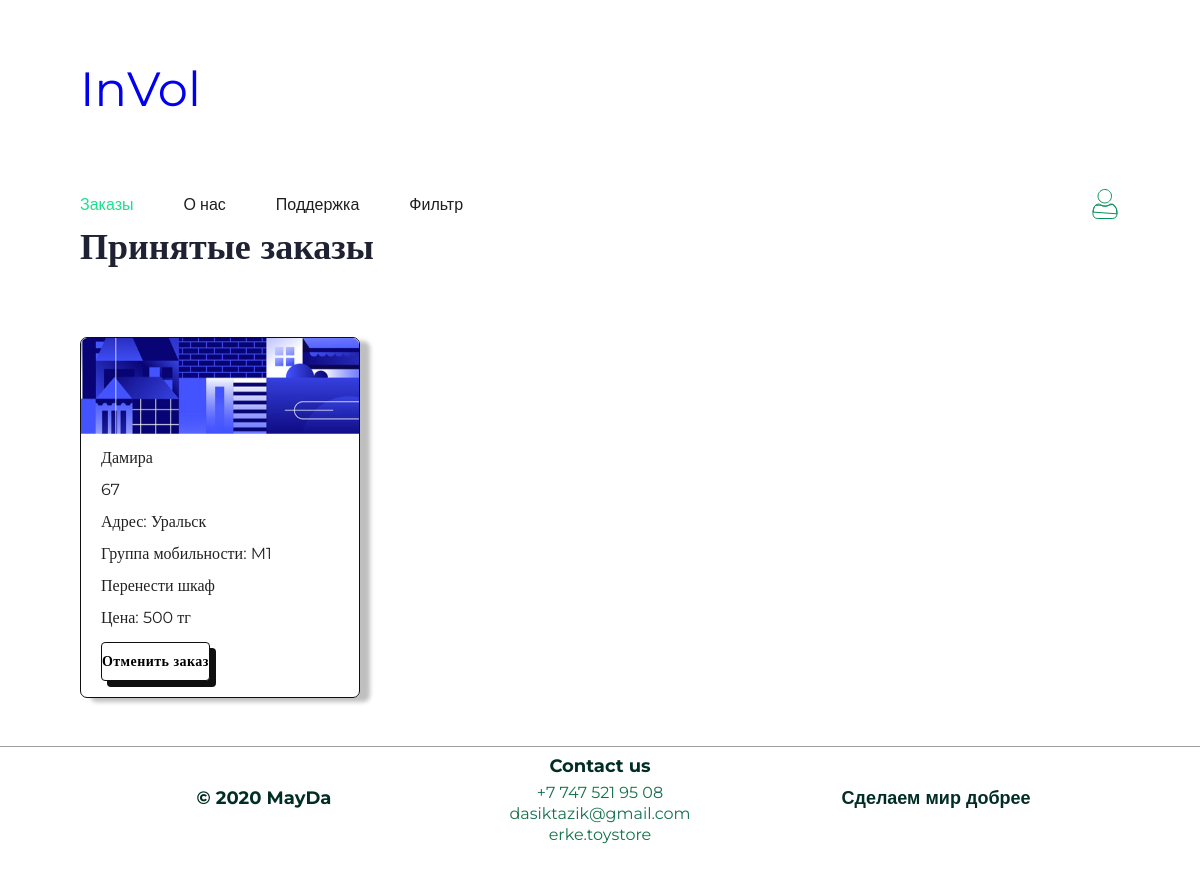
Page /orders/liked_orders (signed in) on the committed database.
### orders/models.py (models this page shows, shortened)
class Order(models.Model):
    client = models.ForeignKey(
        Client,
        on_delete=models.CASCADE,
        null=True, blank=True,
        related_name="my_orders",
        verbose_name="клиент",
    )
    volunteer = models.ForeignKey(
        Volunteer,
        on_delete=models.CASCADE,
        null=True, blank=True,
        related_name="liked_orders",
        verbose_name="волонтер"
    )
    inquiry = models.CharField(
        max_length=100,
        verbose_name="запрос"
    )
    price = models.SmallIntegerField(
        validators=[MinValueValidator(100)],
        verbose_name="цена"
    )
    is_completed = models.BooleanField(
        default=False,
        verbose_name="выполнено"
    )
    objects = OrderManager()
    @property
    def price_display(self):
        return f"Цена: {self.price} тг"

### users/models.py (models this page shows, shortened)
class CustomUser(AbstractBaseUser, PermissionsMixin):
    first_name = models.CharField(
        max_length=255,
        verbose_name='имя'
    )
    email = models.EmailField(
        unique=True,
        verbose_name='электронная почта',
    )
    phone_number = models.CharField(
        max_length=20,
        verbose_name='телефонный номер'
    )
    is_active = models.BooleanField(default=True)
    is_staff = models.BooleanField(default=False)
    objects = CustomUserManager()
    USERNAME_FIELD = 'email'
    REQUIRED_FIELDS = ['first_name', 'phone_number']

class Client(CustomUser):
    class Meta:
        verbose_name = 'Клиент'
        verbose_name_plural = 'Клиенты'
        permissions = (("create_order", "Can create order"),)

class BaseProfile(models.Model):
    AGE_MIN = 14
    AGE_MAX = 128
    class Sex(models.TextChoices):
        MALE = 'M', 'Мужской'
        FEMALE = 'F', 'Женский'
        OTHER = 'O', 'Другое'
    age = models.PositiveIntegerField(
        validators=[MinValueValidator(AGE_MIN), MaxValueValidator(AGE_MAX)],
        null=True, blank=True,
        verbose_name='возраст',
    )
    sex = models.CharField(
        max_length=1,
        choices=Sex.choices,
        null=True, blank=True,
        verbose_name='пол',
    )
    city = models.CharField(
        max_length=255,
        null=True, blank=True,
        verbose_name='город'
    )
    about_me = models.TextField(
        null=True, blank=True,
        verbose_name='о себе'
    )
    rating = models.FloatField(null=True, blank=True)
    class Meta:
        abstract = True
    @property
    def city_display(self):
        return f"Адрес: {self.city}"

class ClientProfile(BaseProfile):
    class Mobility(models.TextChoices):
        NO = "Нету", "Люди, не имеющие ограничений по мобильности"
        M1 = "M1", "Люди, не имеющие инвалидности со сниженной мобильностью (люди пенсионного возраста, люди с детьми дошкольного возраста, беременные женщины), а также глухие и слабослышащие"
        M2 = "M2", "Пожилые немощные люди (в том числе инвалиды по старости), инвалиды с недостатками зрения, пользующиеся белой тростью"
        M3 = "M3", "Инвалиды и другие маломобильные граждане, не относящиеся к группе М2, использующие при движении дополнительные опоры (костыли, трости), инвалиды на протезах"
        M4 = "M4", "Инвалиды и другие маломобильные граждане, не относящиеся к группе М2, передвигающиеся на креслах-колясках"
        HM = "HM", "Немобильные граждане"
        HT = "HT", "Нетранспортабельные люди"
        HO = "HO", "Люди с ограниченной степенью свободы, в том числе люди с психическими отклонениями"
    client = models.OneToOneField(Client, on_delete=models.CASCADE, related_name='profile')
    mobility = models.CharField(
        max_length=4,
        choices=Mobility.choices,
        null=True, blank=True,
        verbose_name='мобильность'
    )
    @property
    def mobility_display(self):
        if self.mobility == 'Нету':
            return 'Нету мобильности'
        return f'Группа мобильности: {self.mobility}'

### orders/views.py (the view)
# urls.py: path("liked_orders", views.liked_orders, name="liked_orders"),
@volunteer_required
@login_required
def liked_orders(request):
    volunteer = request.user
    template_name = "orders/liked_orders.html"
    context = {
        "volunteer_orders": Order.objects.get_volunteer_orders(volunteer=volunteer)
    }
    return render(request, template_name, context)

### orders/models.py (called while the page is built)
    def get_volunteer_orders(self, volunteer: Volunteer):
        return super().get_queryset().filter(volunteer=volunteer).order_by("is_completed")

### users/templatetags/users_extras.py (called while the page is built)
@register.filter
def isinstance(user, model_name):
    model = getattr(user, '__class__')
    return model.__name__.lower() == model_name.lower()

### templates/orders/liked_orders.html (shortened to what this page needs)
{% extends 'base.html' %}
{% load static %}
{% block css %}
    {{ block.super }}
    <link rel="stylesheet" href="{% static 'css/style.css' %}">
{% endblock css %}
{% block content %}
    <main class="main">
        <h1 class="main__h1 main__h1_left">Принятые заказы</h1>
        {% include "orders/_orders.html" with orders=volunteer_orders %}
    </main>
{% endblock content %}

### templates/orders/_orders.html (shortened to what this page needs)
{% load static %}
{% load users_extras %}
<div class="cards">
    {% for order in orders %}
        <div class="card">
            <img src="{% static 'img/Image (2).png' %}" class="card__img" alt="">
            <div class="card__content">
                <p class="card__text">{{ order.client.first_name }}</p>
                <p class="card__text">{{ order.client.profile.age }}</p>
                <p class="card__text">{{ order.client.profile.city_display }}</p>
                <p class="card__text">{{ order.client.profile.mobility_display }}</p>
                <p class="card__text">{{ order.inquiry }}</p>
                <p class="card__text">{{ order.price_display }}</p>
                <form method="post">
                    {% if request.path == '/orders/liked_orders' %}
                        <button type="submit" class="card__button" name="take_order">Отменить заказ</button>
                    {% elif request.path == '/orders/show_orders' %}
                        <button type="submit" class="card__button" name="take_order">Принять заказ</button>
                    {% elif request.path == '/orders/my_orders' %}
                        <button type="submit" class="card__button" name="change_order">Изменить</button>
                    {% endif %}
                </form>
            </div>
        </div>
    {% endfor %}
</div>

### static/css/main_page.css (style rules this page uses)
html { box-sizing: border-box; height: 100%; }
body { margin: 0; padding: 0; font-family: 'Montserrat', sans-serif; overflow-x: hidden; display: flex; flex-direction: column; justify-content: space-between; font-family: "Montserrat", sans-serif; }

### static/css/style.css (style rules this page uses)
* { font-family: 'Montserrat'; font-style: normal; margin: 0; padding: 0; }
body { display: flex; flex-direction: column; align-items: center; }
.main { width: calc(100% - 160px); max-width: 1280px; display: flex; flex-direction: column; align-items: center; }
.main__h1 { font-weight: 600; font-size: 36px; line-height: 54px; display: flex; align-items: center; color: #1F2232; }
.main__h1_left { align-self: flex-start; }
.cards { width: 100%; margin-top: 4rem; display: grid; grid-template-columns: repeat(3, 278px); grid-column-gap: 20px; justify-content: space-between; }
.card { width: 100%; display: flex; flex-direction: column; align-items: center; border-radius: 7px; border: 1px solid #0F0F0F; box-shadow: 10px 4px 4px rgba(0, 0, 0, 0.25); margin-bottom: 3rem; }
.card__img { width: 100%; height: auto; }
.card__content { width: calc(100% - 40px); display: flex; flex-direction: column; align-items: flex-start; }
.card__text { font-size: 16px; margin-top: 16px; }
.card__button { background: #FFFFFF; border: 1px solid #0F0F0F; box-shadow: 6px 6px 0px #0F0F0F; border-radius: 4px; font-family: 'Montserrat'; font-style: normal; font-weight: 600; font-size: 14px; line-height: 21px; letter-spacing: 0.42px; width: 100%; padding: 8px 0; color: #000000; cursor: pointer; margin: 16px 0; transition-duration: 0.2s; }

### rows in the picture
Order: client.first_name "Дамира", client.profile.age "67", client.profile.city_display "Адрес: Уральск", client.profile.mobility_display "Группа мобильности: M1", inquiry "Перенести шкаф", price_display "Цена: 500 тг"
